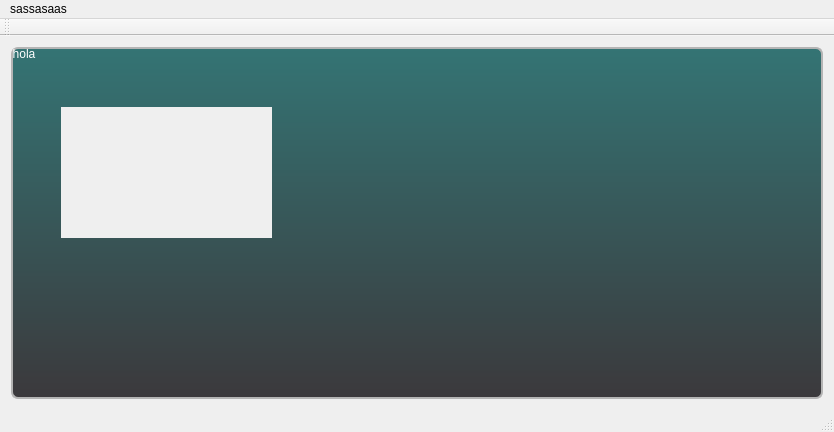
<?xml version="1.0" encoding="UTF-8"?>
<ui version="4.0">
 <class>MainWindow</class>
 <widget class="QMainWindow" name="MainWindow">
  <property name="geometry">
   <rect>
    <x>0</x>
    <y>0</y>
    <width>834</width>
    <height>432</height>
   </rect>
  </property>
  <property name="font">
   <font>
    <pointsize>22</pointsize>
   </font>
  </property>
  <property name="windowTitle">
   <string>MainWindow</string>
  </property>
  <property name="styleSheet">
   <string notr="true">MainWindow {
    background-color: rgb(75,75,75);
    color: white;
}


QTabWidget::pane {
    border-top: 2px solid rgb(180,180,180);
    position: absolute;
    top: -0.8em;
    padding-top: 0.8em;
}

QTabWidget::tab-bar {
    alignment: center;
}

QTabBar::tab {
    color: white;
    background-color: qlineargradient(spread:pad, x1:0, y1:0, x2:0, y2:1, stop:0 rgb(116, 116, 118), stop:1 rgb(59, 57, 60));
    border: 2px solid rgb(180,180,180);
    border-radius: 4px;
    padding: 4px;
    margin-left: 0.25em;
    margin-right: 0.25em;
}

QTabBar::tab:selected, QTabBar::tab:hover {
    color: black;
    background: rgb(180,180,180);
}

QTabBar::tab:hover {
    border-color: rgb(75,75,75);
}

QtBasicGraph { 
    color: white; 
    background-color: qlineargradient(x1:0, y1:1, x2:0, y2:0, stop:0 rgb(59, 57, 60), stop:0.3 rgb(95, 95, 95), stop:1 rgb(74, 72, 74));
}
QtBasicGraph[isEmbedded=true] { 
    color: white; 
    background-color: rgb(95,95,95);
}

QGroupBox { 
    color: white;
    background-color: qlineargradient(spread:pad, x1:0, y1:0, x2:0, y2:1, stop:0 rgb(52, 116, 116), stop:1 rgb(59, 57, 60));
    border: 2px solid rgb(180, 180, 180); 
    border-radius: 7px;
    padding-top: 1.5em;
}

QGroupBox::title {
    subcontrol-origin: margin;
    subcontrol-position: top left;
    padding: 0.4em 0.4em 0.1em 0.4em;
    background: transparent;
}

QGroupBox[isMetallic=true] {
    color: black;
    background-color: white;
    background-image: url(:/brushedmetal.png);
}

QGroupBox QLabel {
    color: rgb(52,226,226);
}

QGroupBox QLineEdit {
	color: rgb(52,226,226);
    background-color: black;
}

QGroupBox QListWidget {
	color: rgb(52,226,226);
    background-color: black;
}

QGroupBox[isMetallic=true] QLabel {
    color: black;
}


QSlider::groove:horizontal {
    background: qlineargradient(x1:0, y1:0, x2:1, y2:1, stop:0 #B1B1B1, stop:1 #000000);
    border: 2px solid rgb(180,180,180);
    border-radius: 6px;
	color:white;
}

QSlider::handle:horizontal {
    background: qlineargradient(x1:0, y1:0, x2:1, y2:0, stop:0 #DFDFDF, stop: 0.5 #7E7E7E, stop:1 #BCBCBC);
    border: 2px solid rgb(75,75,75);
    border-radius: 3px;
    width: 1.5em;
}

QSlider::handle:pressed {
    background: qlineargradient(x1:0, y1:0, x2:1, y2:0, stop:0 #BCBCBC, stop: 0.5 #7E7E7E, stop:1 #DFDFDF);
    border: 2px solid rgb(180,180,180);
    border-radius: 3px;
}

QPushButton#ToggleOverlay {
    border: 2px solid rgb(75,75,75);
    background: qlineargradient(x1:0, y1:0, x2:1, y2:0, stop:0 #DFDFDF, stop: 0.5 #7E7E7E, stop:1 #BCBCBC);
    border-radius: 5px;    
    margin: 5px 5px;
    padding: 3px 3px;
    color: black;
    font-weight: bold;
}

QPushButton#ToggleOverlay:pressed {
    border: 2px solid rgb(180,180,180);
    background: qlineargradient(x1:0, y1:0, x2:1, y2:0, stop:0 #BCBCBC, stop: 0.5 #7E7E7E, stop:1 #DFDFDF);
    border-radius: 5px;
}</string>
  </property>
  <widget class="QWidget" name="centralWidget">
   <layout class="QGridLayout" name="gridLayout">
    <item row="0" column="0">
     <widget class="QGroupBox" name="groupBox">
      <property name="title">
       <string>hola</string>
      </property>
      <widget class="QWidget" name="widget" native="true">
       <property name="geometry">
        <rect>
         <x>50</x>
         <y>60</y>
         <width>211</width>
         <height>131</height>
        </rect>
       </property>
       <property name="autoFillBackground">
        <bool>true</bool>
       </property>
      </widget>
     </widget>
    </item>
   </layout>
  </widget>
  <widget class="QMenuBar" name="menuBar">
   <property name="geometry">
    <rect>
     <x>0</x>
     <y>0</y>
     <width>834</width>
     <height>27</height>
    </rect>
   </property>
   <widget class="QMenu" name="menuSassasaas">
    <property name="title">
     <string>sassasaas</string>
    </property>
   </widget>
   <addaction name="menuSassasaas"/>
  </widget>
  <widget class="QToolBar" name="mainToolBar">
   <attribute name="toolBarArea">
    <enum>TopToolBarArea</enum>
   </attribute>
   <attribute name="toolBarBreak">
    <bool>false</bool>
   </attribute>
  </widget>
  <widget class="QStatusBar" name="statusBar"/>
 </widget>
 <layoutdefault spacing="6" margin="11"/>
 <resources/>
 <connections/>
</ui>
